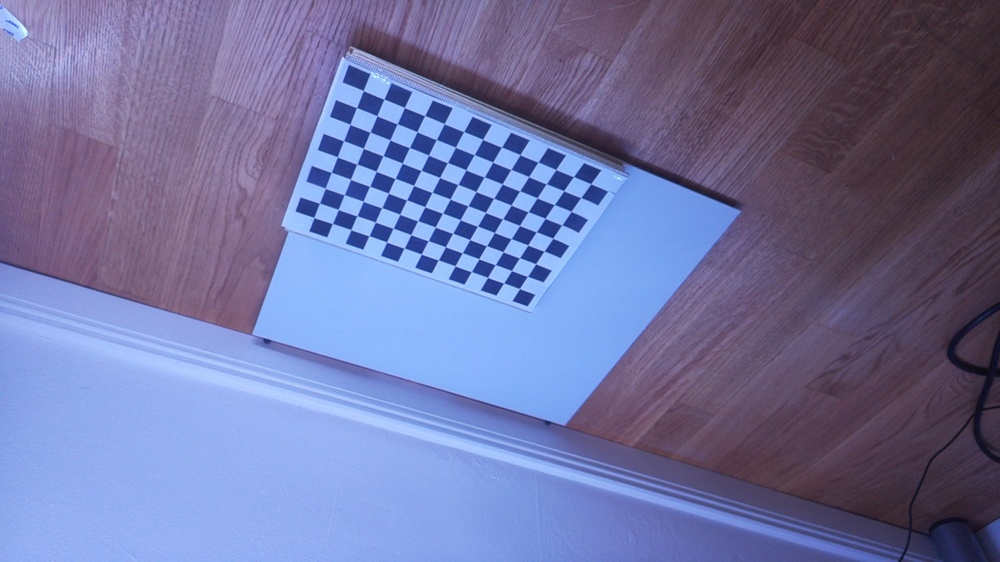
#> input picture Project1/example_data/calibration_left/stream_1748093951.jpg, 1000 x 562 px, shrunk from 1920 x 1080 before the run
$ python -i ImageProcessor.py   (imports and definitions only)
#> lines starting #> are read from the running program, lines starting #| are printed output that depends on the picture; after the words box and inside, x2 and y2 are one past the last pixel; in counts of white or black regions, pixels touching at a corner belong together
#> further down, picture is the input picture: shape (562, 1000, 3); mean B, G, R 161.3, 115.1, 111.9
import time
from xmlrpc.client import MININT

import cv2 as cv
import numpy as np
import imutils
import os
from numpy.polynomial import Polynomial as poly

from cv2 import imshow


class ImageProcessor:

    def __init__(self):
        pass

    # [22 lines left out: functions undistort, reprojectionerror, not called in this run]


    def get_color_channels(self, img, masks=None):
        img_copy = img.copy()
        b, g, r = cv.split(img_copy)
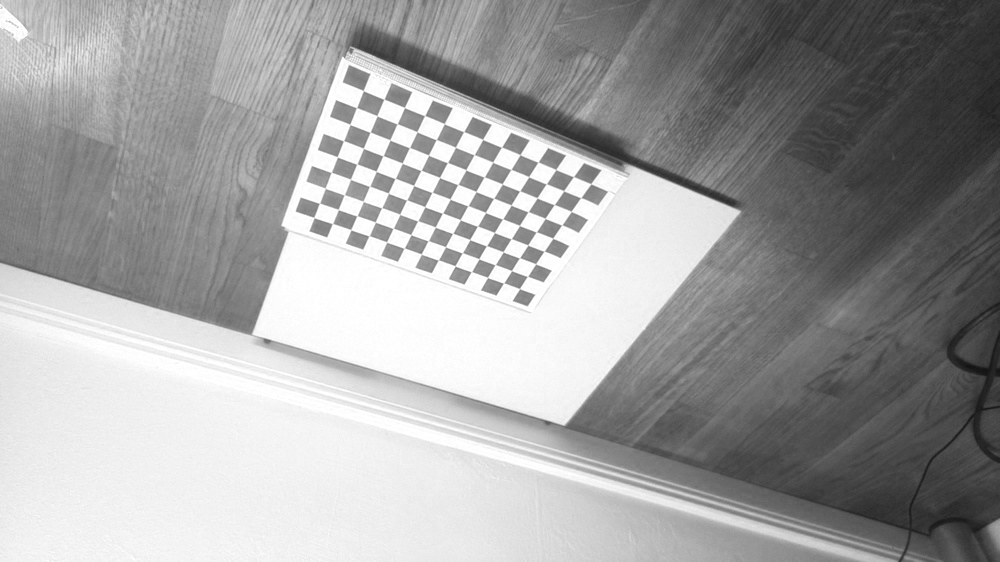
#> b: shape (562, 1000); min 18, max 255, mean 161.3
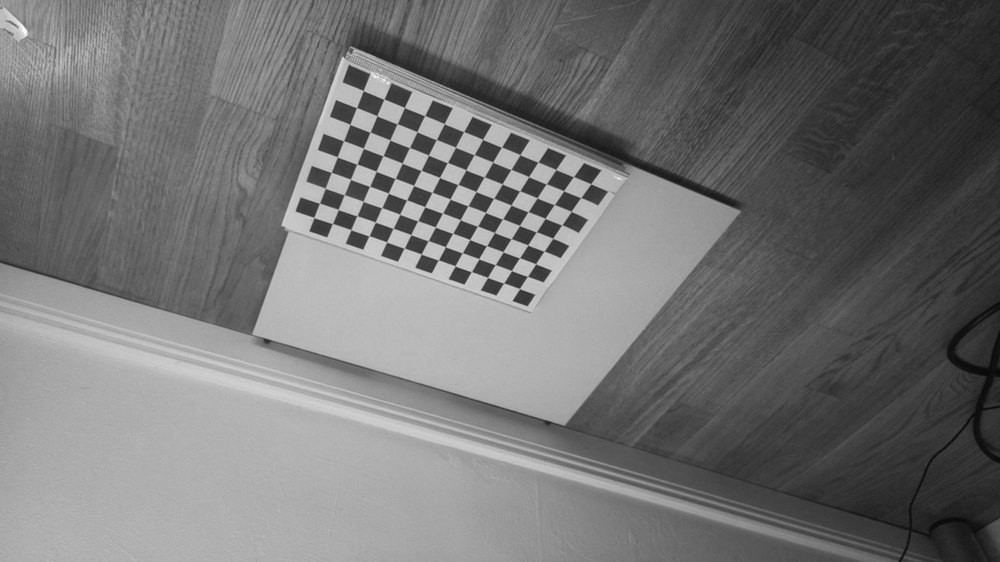
#> g: shape (562, 1000); min 8, max 255, mean 115.1
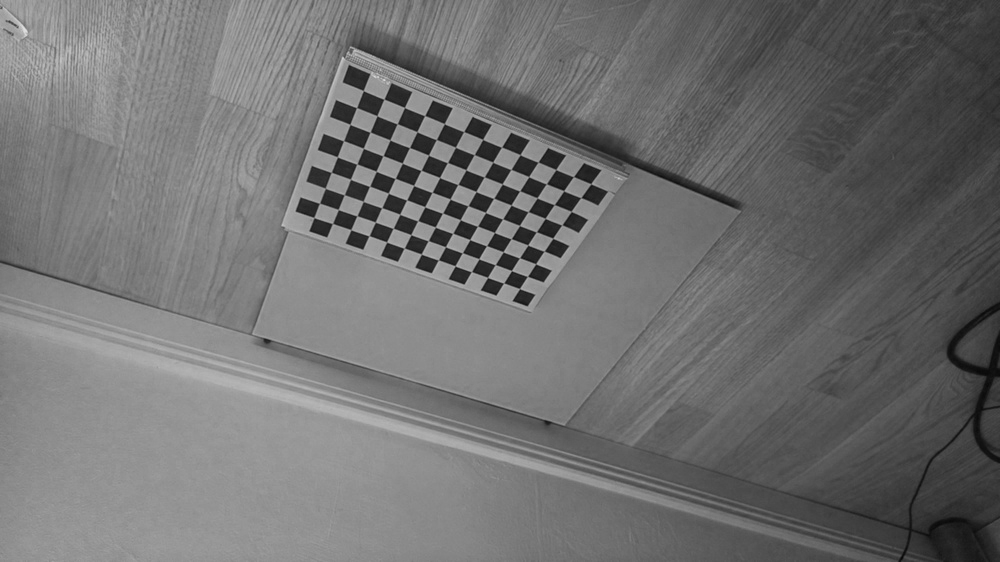
#> r: shape (562, 1000); min 8, max 224, mean 111.9
        blank = np.zeros(img.shape[:2], dtype="uint8")


        #Gaussian Blur
        b_blur = cv.GaussianBlur(b, (3, 3), 0)
        g_blur = cv.GaussianBlur(g, (3, 3), 0)
        r_blur = cv.GaussianBlur(r, (3, 3), 0)

        b_edges = cv.Canny(b_blur, 25, 125, apertureSize=3)
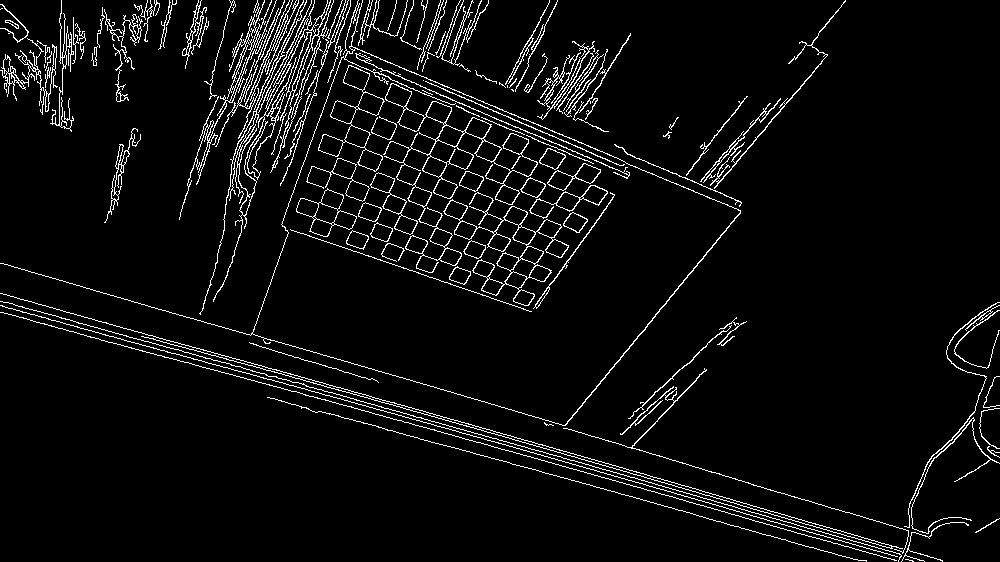
#> b_edges: shape (562, 1000); 5.1% white in thin lines or dots
        g_edges = cv.Canny(g_blur, 25, 125, apertureSize=3)
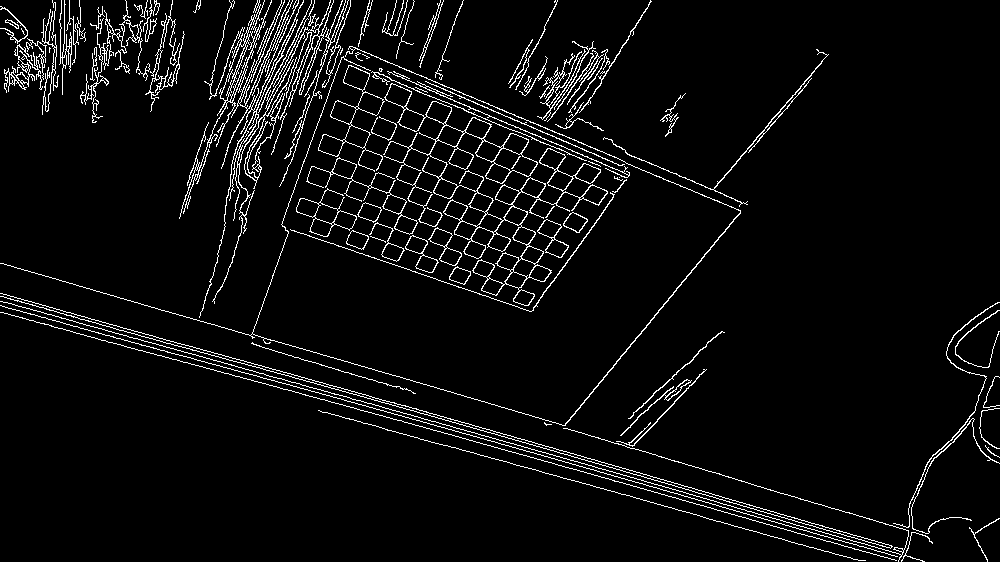
#> g_edges: shape (562, 1000); 4.9% white in thin lines or dots
        r_edges = cv.Canny(r_blur, 25, 125, apertureSize=3)
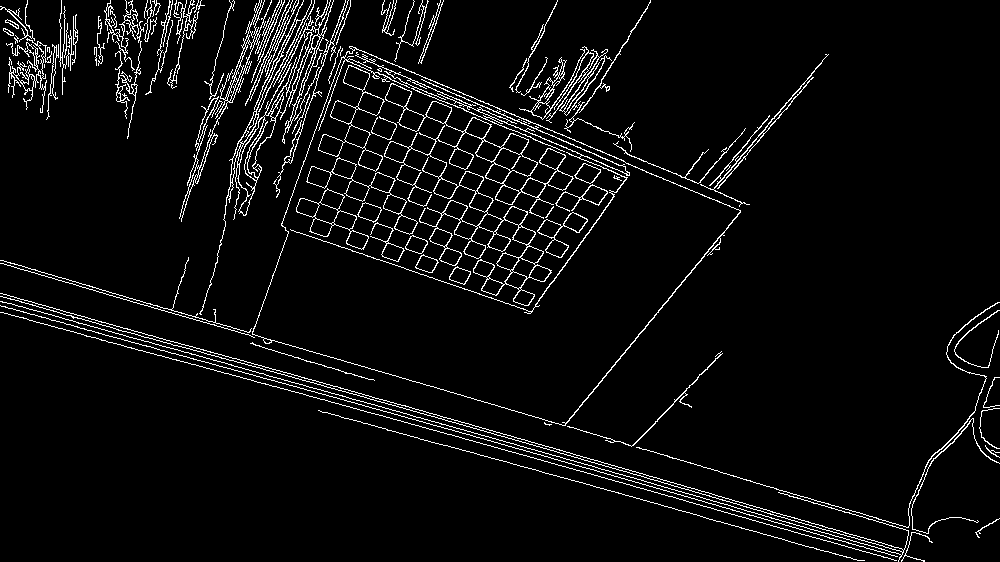
#> r_edges: shape (562, 1000); 5% white in thin lines or dots

        combthresh = cv.bitwise_or(b_edges, g_edges, r_edges)
#> combthresh: shape (562, 1000); 6% white in thin lines or dots
        combthresh = cv.morphologyEx(combthresh, cv.MORPH_CLOSE, (5, 5), iterations=3)
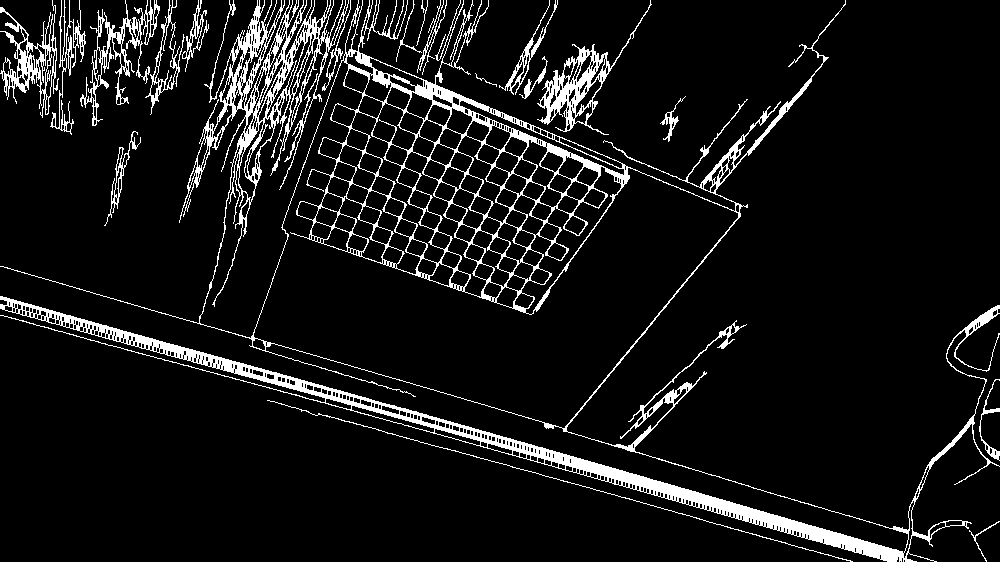
#> combthresh: shape (562, 1000); 8.5% white; 20 white regions, largest, box (x1, y1, x2, y2) and area: (0, 0, 1000, 562) 36583, (537, 0, 652, 135) 2323, (80, 0, 160, 126) 1899

#> (the run stopped early here; a loop or call above may not have finished)

$ run again, on Project1/example_data/calibration_left/stream_1748094009.jpg
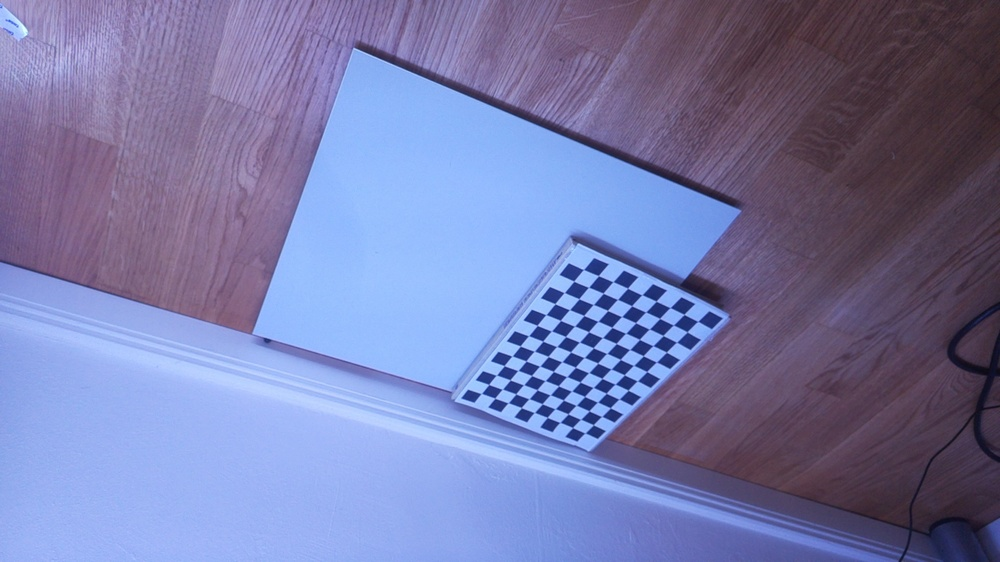
#> input picture Project1/example_data/calibration_left/stream_1748094009.jpg, 1000 x 562 px, shrunk from 1920 x 1080 before the run
#> picture is the input picture: shape (562, 1000, 3); mean B, G, R 169.2, 122.5, 119.1
#> in get_color_channels, `b_edges = cv.Canny(b_blur, 25, 125, apertureSize=3)`:
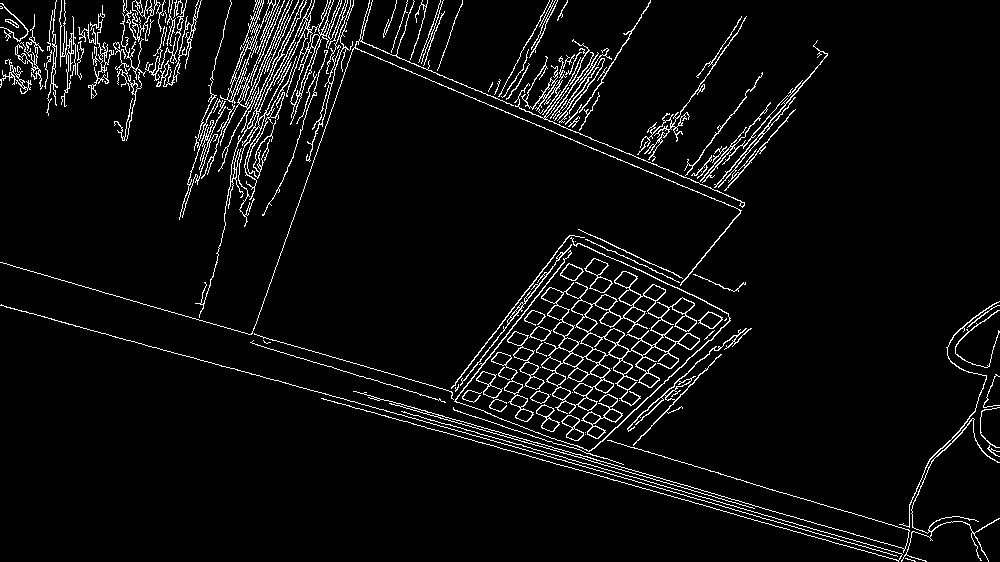
#> b_edges: shape (562, 1000); 5% white in thin lines or dots
#> g_edges: shape (562, 1000); 4.9% white in thin lines or dots
#> r_edges: shape (562, 1000); 4.9% white in thin lines or dots
#> in get_color_channels, `combthresh = cv.morphologyEx(combthresh, cv.MORPH_CLOSE, (5, 5), itera..`:
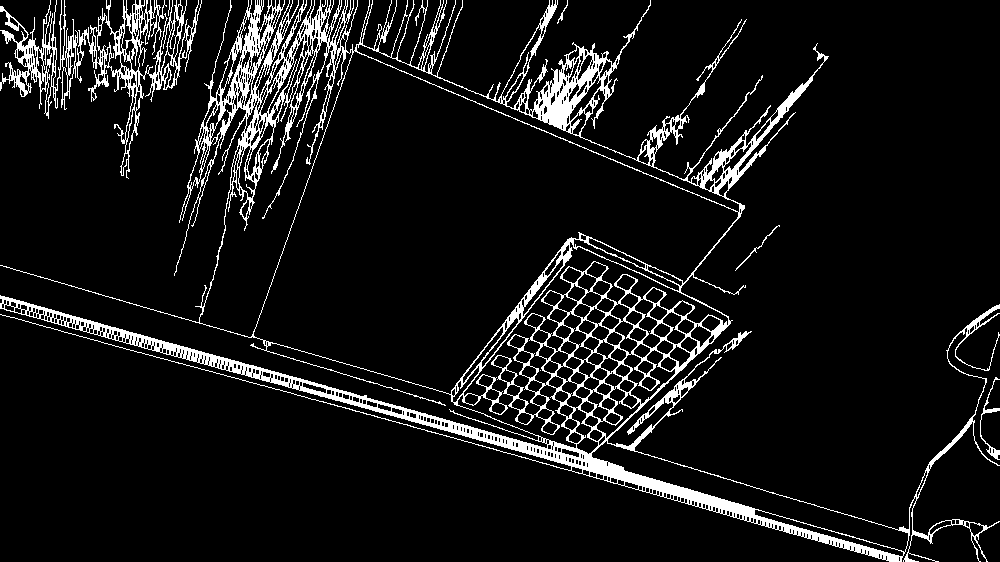
#> combthresh: shape (562, 1000); 8.6% white; 8 white regions (3 under 20 px), largest, box (x1, y1, x2, y2) and area: (0, 0, 1000, 562) 41310, (0, 0, 202, 179) 6405, (980, 377, 1000, 460) 254, (735, 225, 780, 271) 92, (557, 0, 568, 24) 43
